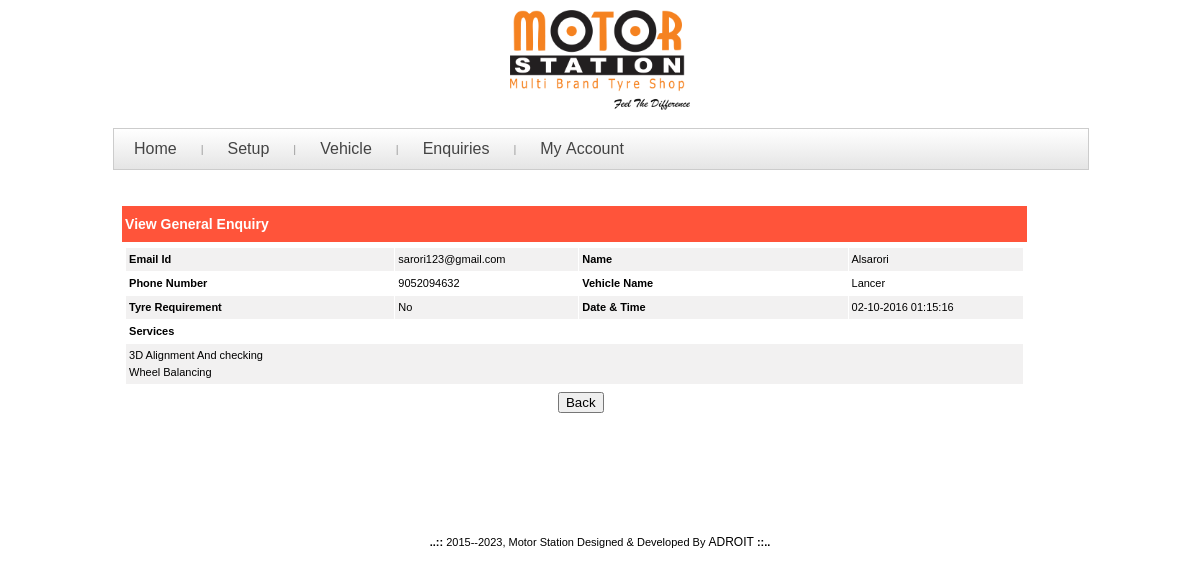
/admin/view_enquiry_detail.php?edit=1&pg=1&countstart=0 (signed in), run on the app's committed database.
### tables this page shows
CREATE TABLE `gnrlenqry_mst` (
  `gnrlenqrym_id` int(15) NOT NULL,
  `gnrlenqrym_emailid` varchar(250) DEFAULT NULL,
  `gnrlenqrym_name` varchar(250) DEFAULT NULL,
  `gnrlenqrym_phno` varchar(250) DEFAULT NULL,
  `gnrlenqrym_vchl` varchar(250) DEFAULT NULL,
  `gnrlenqrym_typ` char(1) DEFAULT NULL,
  `gnrlenqrym_srvs` varchar(250) DEFAULT NULL,
  `gnrlenqrym_addr` text,
  `gnrlenqrym_prty` int(15) DEFAULT NULL,
  `gnrlenqrym_sts` char(1) DEFAULT NULL,
  `gnrlenqrym_crtdon` datetime DEFAULT NULL,
  `gnrlenqrym_crtdby` varchar(250) DEFAULT NULL,
  `gnrlenqrym_mdfdon` datetime DEFAULT NULL,
  `gnrlenqrym_mdfdby` varchar(250) DEFAULT NULL
);

### includes/inc_usr_functions.php (called while the page is built, shortened)
<?php
	function glb_func_chkvl($cntrlval){
		$newval =  htmlspecialchars(trim($cntrlval),ENT_QUOTES);
		return $newval;
	}
	function funcDispCrnt($cursts)
	{
		$recsts = $cursts;
		if($recsts == 'y')
		{
			return 'Yes';
		}
		elseif($recsts == 'n')
		{
			return 'No';
		}
		elseif($recsts == 'c')
		{
			return 'Check before Dispatch';
		}
	}
?>

### admin/view_enquiry_detail.php (the view, shortened to what this page needs)
<?php
	include_once "../includes/inc_connection.php";
	include_once "../includes/inc_usr_functions.php";
	global $id,$pg,$countstart,$fldnm;
	if(isset($_REQUEST['edit']) && $_REQUEST['edit']!=""
	&& isset($_REQUEST['pg']) && $_REQUEST['pg']!=""
	&& isset($_REQUEST['countstart']) && $_REQUEST['countstart']!="")
	{
		$id         = $_REQUEST['edit'];
		$pg         = $_REQUEST['pg'];
		$countstart = $_REQUEST['countstart'];
	}
	$sqrygnrlenqry_mst="select
	                   gnrlenqrym_emailid,gnrlenqrym_name,gnrlenqrym_phno,
					   date_format(gnrlenqrym_crtdon,'%d-%m-%Y %h:%i:%s') as gnrlenqrym_crtdon,
					   gnrlenqrym_vchl,gnrlenqrym_typ,gnrlenqrym_srvs
	               from
				       gnrlenqry_mst
                   where
				       gnrlenqrym_id=$id";
	$srsgnrlenqry_mst  = mysqli_query($conn,$sqrygnrlenqry_mst);
	$cntgnrlenqry_mst  = mysqli_num_rows($srsgnrlenqry_mst);
	if($cntgnrlenqry_mst > 0)
	{
	  $rowsgnrlenqry_mst = mysqli_fetch_assoc($srsgnrlenqry_mst);
	  $srvctyp =  $rowsgnrlenqry_mst['gnrlenqrym_srvs'];
	  $srvctyp = explode(",",$srvctyp);
	  if($srvctyp[0] !=''){
			$dspval ="3D Alignment And checking";
		}
		if($srvctyp[1] !=''){
			$dspval .="<br/>Wheel Balancing";
		}
	}
	else
	{
	  header('Location: vw_all_enquiry.php');
	  exit;
	}
	$val = glb_func_chkvl($_REQUEST['val']);
	$optn = glb_func_chkvl($_REQUEST['optn']);
    $loc = "&optn=".$optn."&val=".$val;
?>
<!DOCTYPE HTML PUBLIC "-//W3C//DTD HTML 4.01 Transitional//EN"
"http://www.w3.org/TR/html4/loose.dtd">
<html>
<head>
<?php include_once 'script.php';?>
</head>
<body onLoad="setfocus()">
<?php
	include_once '../includes/inc_adm_header.php';
	include_once '../includes/inc_adm_leftlinks.php';?>
<table width="977"  border="0" align="center" cellpadding="0" cellspacing="0">
  <tr>
    <td>&nbsp;</td>
    <td>&nbsp;</td>
  </tr>
  <tr>
    <td valign="top"><table width="100%"  border="0" cellspacing="0" cellpadding="0" class="admcnt_bdr">
      <tr>
        <td width="7" height="30" valign="top"></td>
        <td width="700" height="325" rowspan="2" valign="top"  bgcolor="#FFFFFF" class="contentpadding" style="background-position:top; background-repeat:repeat-x; ">
		  <table width="95%"  border="0" cellspacing="1" cellpadding="3">
            <form name="frmedtgnrlenqry" id="frmedtgnrlenqry" method="post" action="<?php $_SERVER['SCRIPT_FILENAME'];?>" onSubmit="return performCheck('frmedtgnrlenqry', rules, 'inline');" enctype="multipart/form-data">
        	  <tr align="left" class='white'>
                  <td height="30" colspan="5" bgcolor="#FF543A">
				 <span class="heading"><strong>View General Enquiry </strong></span>&nbsp;&nbsp;&nbsp;</td>
                </tr>
			  <tr>
				<tr align="left" >
					<td colspan="4">
						<table width="100%"  border="0" align="center" cellpadding="3" cellspacing="1" >
							 	<tr bgcolor='#F2F1F1'>
								  <td width="30%" align="left" ><strong>Email Id</strong></td>
								  <td align="left"><?php echo $rowsgnrlenqry_mst['gnrlenqrym_emailid'];?></td>
									<td width="30%" align="left" ><strong>Name</strong></td>
									<td align="left" ><?php echo $rowsgnrlenqry_mst['gnrlenqrym_name'];?></td>
								</tr>
							 	<tr >
								  <td width="30%" align="left" ><strong>Phone Number</strong></td>
								  <td align="left" ><?php echo $rowsgnrlenqry_mst['gnrlenqrym_phno'];?></td>
                                  <td width="30%" align="left" ><strong>Vehicle Name</strong></td>
								  <td align="left" ><?php echo $rowsgnrlenqry_mst['gnrlenqrym_vchl'];?></td>
								</tr>
                               	<tr bgcolor='#F2F1F1'>
								  <td width="30%" align="left" ><strong>Tyre Requirement</strong></td>
								  <td align="left" ><?php echo funcDispCrnt($rowsgnrlenqry_mst['gnrlenqrym_typ']);?></td>
                                  <td width="30%" align="left" ><strong>Date & Time</strong></td>
								  <td align="left" ><?php echo $rowsgnrlenqry_mst['gnrlenqrym_crtdon'];?></td>
								</tr>
                                <tr >
								  <td align="left" colspan=4><strong>Services</strong></td>
								</tr>
                                <tr bgcolor='#F2F1F1'>
								  <td align="left" colspan=4><?php echo $dspval;?></td>
								</tr>
						</table>
					</td>
				</tr>
              <tr valign="middle" bgcolor='#F2F1F1'>
                <td colspan="3" align="center" bgcolor="#fff">
               <input type="button"  name="btnBack" value="Back" class="textfeild" onclick="location.href='vw_all_enquiry.php?pg=<?php echo $pg."&countstart=".$countstart.$loc;?>'"></td>
                </tr>
              </form>
            </table>
          </td>
        <td width="6" valign="top" ></td>
      </tr>
    </table></td>
  </tr>
</table>
<?php include_once "../includes/inc_adm_footer.php";?>
</body>
</html>

### admin/style_admin.css (style rules this page uses)
body { background:#fff; margin-left: 0px; margin-top: 0px; margin-right: 0px; margin-bottom: 0px; }
table { font-family: Verdana, Arial, Helvetica, sans-serif; font-size: 11px; color: #000; line-height: 17px; }
.heading { font-family: Verdana, Arial, Helvetica, sans-serif; font-size: 14px; font-style: normal; line-height: 18px; font-weight: bold; }
.white { color:#fff !important }

### admin/admin_menu.css (style rules this page uses)
body { background:url(../images/seamless_leaf_pattern_01.jpg) repeat scroll 0 0; margin-left: 0px; margin-top: 0px; margin-right: 0px; margin-bottom: 0px; }

### data on the page
gnrlenqry_mst: gnrlenqrym_emailid "sarori123@gmail.com", gnrlenqrym_name "Alsarori", gnrlenqrym_phno "9052094632", gnrlenqrym_vchl "Lancer", gnrlenqrym_typ "No"

### other printed values
$rowsgnrlenqry_mst['gnrlenqrym_crtdon'] "02-10-2016 01:15:16"
$dspval "3D Alignment And checking"
$pgftr "2015--2023, Motor Station Designed & Developed By"
